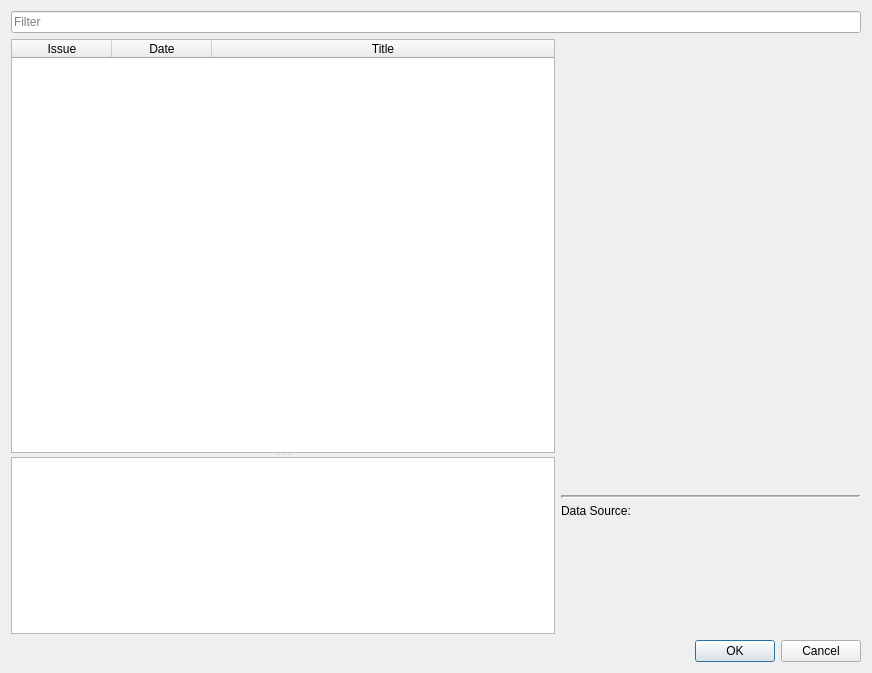
<?xml version="1.0" encoding="UTF-8"?>
<ui version="4.0">
 <class>dialogIssueSelect</class>
 <widget class="QDialog" name="dialogIssueSelect">
  <property name="geometry">
   <rect>
    <x>0</x>
    <y>0</y>
    <width>872</width>
    <height>673</height>
   </rect>
  </property>
  <property name="windowTitle">
   <string>Select Issue</string>
  </property>
  <layout class="QGridLayout" name="gridLayout_2">
   <item row="0" column="0">
    <layout class="QVBoxLayout" name="verticalLayout">
     <item>
      <widget class="QLineEdit" name="leFilter">
       <property name="placeholderText">
        <string>Filter</string>
       </property>
      </widget>
     </item>
     <item>
      <layout class="QHBoxLayout" name="horizontalLayout">
       <property name="spacing">
        <number>6</number>
       </property>
       <item>
        <widget class="QSplitter" name="splitter">
         <property name="sizePolicy">
          <sizepolicy hsizetype="Expanding" vsizetype="Expanding">
           <horstretch>0</horstretch>
           <verstretch>0</verstretch>
          </sizepolicy>
         </property>
         <property name="orientation">
          <enum>Qt::Vertical</enum>
         </property>
         <property name="childrenCollapsible">
          <bool>false</bool>
         </property>
         <widget class="QTableWidget" name="twList">
          <property name="sizePolicy">
           <sizepolicy hsizetype="Expanding" vsizetype="Expanding">
            <horstretch>0</horstretch>
            <verstretch>7</verstretch>
           </sizepolicy>
          </property>
          <property name="styleSheet">
           <string notr="true">QTableWidget[rowCount=&quot;0&quot;] {
	background-image: url(&quot;:/graphics/about.png&quot;);
	background-attachment: fixed;
	background-position: top center;
	background-repeat: no-repeat;
	background-color: white;
}</string>
          </property>
          <property name="selectionMode">
           <enum>QAbstractItemView::SingleSelection</enum>
          </property>
          <property name="selectionBehavior">
           <enum>QAbstractItemView::SelectRows</enum>
          </property>
          <property name="rowCount">
           <number>0</number>
          </property>
          <property name="columnCount">
           <number>3</number>
          </property>
          <attribute name="horizontalHeaderStretchLastSection">
           <bool>true</bool>
          </attribute>
          <attribute name="verticalHeaderVisible">
           <bool>false</bool>
          </attribute>
          <column>
           <property name="text">
            <string>Issue</string>
           </property>
          </column>
          <column>
           <property name="text">
            <string>Date</string>
           </property>
          </column>
          <column>
           <property name="text">
            <string>Title</string>
           </property>
          </column>
         </widget>
         <widget class="QTextEdit" name="teDescription">
          <property name="sizePolicy">
           <sizepolicy hsizetype="Expanding" vsizetype="Expanding">
            <horstretch>0</horstretch>
            <verstretch>3</verstretch>
           </sizepolicy>
          </property>
          <property name="textInteractionFlags">
           <set>Qt::TextSelectableByKeyboard|Qt::TextSelectableByMouse</set>
          </property>
         </widget>
        </widget>
       </item>
       <item>
        <layout class="QVBoxLayout" name="verticalLayout_2">
         <item>
          <widget class="QWidget" name="coverImageContainer" native="true">
           <property name="minimumSize">
            <size>
             <width>300</width>
             <height>450</height>
            </size>
           </property>
           <property name="maximumSize">
            <size>
             <width>300</width>
             <height>450</height>
            </size>
           </property>
          </widget>
         </item>
         <item>
          <widget class="Line" name="line">
           <property name="minimumSize">
            <size>
             <width>0</width>
             <height>0</height>
            </size>
           </property>
           <property name="lineWidth">
            <number>2</number>
           </property>
           <property name="midLineWidth">
            <number>1</number>
           </property>
           <property name="orientation">
            <enum>Qt::Horizontal</enum>
           </property>
          </widget>
         </item>
         <item>
          <widget class="QLabel" name="lblIssuesSourceName">
           <property name="maximumSize">
            <size>
             <width>300</width>
             <height>16777215</height>
            </size>
           </property>
           <property name="text">
            <string>Data Source:</string>
           </property>
           <property name="alignment">
            <set>Qt::AlignLeading|Qt::AlignLeft|Qt::AlignTop</set>
           </property>
           <property name="openExternalLinks">
            <bool>true</bool>
           </property>
          </widget>
         </item>
         <item>
          <widget class="QWidget" name="imageSourceLogo" native="true">
           <property name="minimumSize">
            <size>
             <width>300</width>
             <height>100</height>
            </size>
           </property>
           <property name="maximumSize">
            <size>
             <width>300</width>
             <height>16777215</height>
            </size>
           </property>
          </widget>
         </item>
        </layout>
       </item>
      </layout>
     </item>
     <item>
      <widget class="QDialogButtonBox" name="buttonBox">
       <property name="orientation">
        <enum>Qt::Horizontal</enum>
       </property>
       <property name="standardButtons">
        <set>QDialogButtonBox::Cancel|QDialogButtonBox::Ok</set>
       </property>
      </widget>
     </item>
    </layout>
   </item>
  </layout>
 </widget>
 <resources/>
 <connections>
  <connection>
   <sender>buttonBox</sender>
   <signal>accepted()</signal>
   <receiver>dialogIssueSelect</receiver>
   <slot>accept()</slot>
   <hints>
    <hint type="sourcelabel">
     <x>248</x>
     <y>254</y>
    </hint>
    <hint type="destinationlabel">
     <x>157</x>
     <y>274</y>
    </hint>
   </hints>
  </connection>
  <connection>
   <sender>buttonBox</sender>
   <signal>rejected()</signal>
   <receiver>dialogIssueSelect</receiver>
   <slot>reject()</slot>
   <hints>
    <hint type="sourcelabel">
     <x>316</x>
     <y>260</y>
    </hint>
    <hint type="destinationlabel">
     <x>286</x>
     <y>274</y>
    </hint>
   </hints>
  </connection>
 </connections>
</ui>
